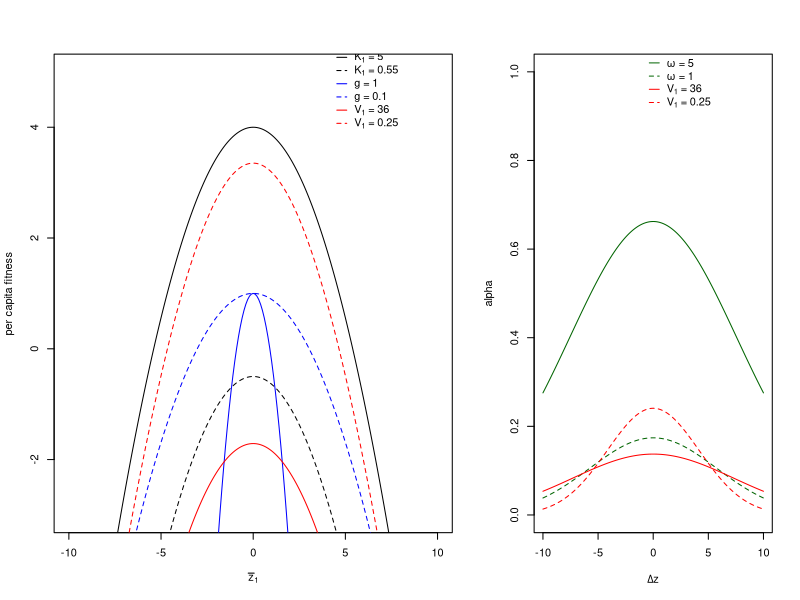

Generate this figure with R:
#Manuscript Figure 1 

# Define the function
r. <- function(z1, pars){
    # read in the parameters
    sigma1 <- pars$sigma1
    sigma2 <- pars$sigma2
    w <- pars$w
    K1 <- pars$K1
    K2 <- pars$K2
    theta1 <- pars$theta1
    theta2 <- pars$theta2

    # Calculations
    n.EQ1 <- 0 # We want this one to be zero
    n.EQ2 <- sqrt(1 + 2*sigma2^2/w^2)*(K2 - (1/theta2)*sigma2^2)
    Omega. <- sqrt(w^2 + sigma1^2 + sigma2^2) 

    dz <- z1-0
    b1 <- K1 - (z1^2 + sigma1^2)/theta1
    alpha1.0 <- 1*w/sqrt(sigma1^2+sigma1^2+w^2)
    alpha.inter <- exp(-dz^2/(2*(sigma1^2+sigma2^2+w^2)))*w/sqrt(sigma1^2+sigma2^2+w^2) 

    out. <- b1 - alpha1.0*n.EQ1 - alpha.inter*n.EQ2
    return(out.)
}


## Setting the parameters
w <- 1 ## competition width
theta1 <- 8 ## width of intrinsic growth function = 1/g
theta2 <- 8
K1 <- 2 #** increase K
K2 <- 1 ## vector of intrinsic growth potentials
sigma1 <- 4 ## vector of species trait standard deviations
sigma2 <- 4

z1. <- seq(-10, 10, by = 0.1)

#fitness function across z

#for high/low K
sigma1 < sqrt(5*theta1) #check species can persist alone
sigma2 < sqrt(K2*theta2)

pars.KH <- list(w = w, K1 = 5, K2 = K2, sigma1 = sigma1, sigma2 = sigma2, theta1 = theta1, theta2 = theta2)

pars.KL <- list(w = w, K1 = 0.5, K2 = K2, sigma1 = sigma1, sigma2 = sigma2, theta1 = theta1, theta2 = theta2)

#for high/low g = 1/theta
sigma1 < sqrt(K1*10) #check species can persist alone

pars.gH <- list(w = w, K1 = K1, K2 = K2, sigma1 = sigma1, sigma2 = sigma2, theta1 = 1, theta2 = 1)

pars.gL <- list(w = w, K1 = K1, K2 = K2, sigma1 = sigma1, sigma2 = sigma2, theta1 = 10, theta2 = 10)

#for high/low V = sigma^2
pars.VH <- list(w = w, K1 = K1, K2 = K2, sigma1 = 6, sigma2 = sigma2, theta1 = theta1, theta2 = theta2)

pars.VL <- list(w = w, K1 = K1, K2 = K2, sigma1 = 0.5, sigma2 = sigma2, theta1 = theta1, theta2 = theta2)



#alpha function across z

# Define the function
a. <- function(z1, pars){
    # read in the parameters
    sigma1 <- pars$sigma1
    sigma2 <- pars$sigma2
    w <- pars$w
    K1 <- pars$K1
    K2 <- pars$K2
    theta1 <- pars$theta1
    theta2 <- pars$theta2

    # Calculations
    n.EQ1 <- 0 # We want this one to be zero
    n.EQ2 <- sqrt(1 + 2*sigma2^2/w^2)*(K2 - (1/theta2)*sigma2^2)
    Omega. <- sqrt(w^2 + sigma1^2 + sigma2^2) 

    dz <- z1-0
    b1 <- K1 - (z1^2 + sigma1^2)/theta1
    alpha1.0 <- 1*w/sqrt(sigma1^2+sigma1^2+w^2)
    alpha.inter <- exp(-dz^2/(2*(sigma1^2+sigma2^2+w^2)))*w/sqrt(sigma1^2+sigma2^2+w^2)
    return(alpha.inter)
}

#for high/low w
pars.wH <- list(w = 5, K1 = K1, K2 = K2, sigma1 = sigma1, sigma2 = sigma2, theta1 = theta1, theta2 = theta2)

pars.wL <- list(w = 1, K1 = K1, K2 = K2, sigma1 = sigma1, sigma2 = sigma2, theta1 = theta1, theta2 = theta2)

#for high/low V = sigma^2
6 < sqrt(K1*theta1) #check species can persist alone

pars.V1H <- list(w = w, K1 = K1, K2 = K2, sigma1 = 6, sigma2 = sigma2, theta1 = theta1, theta2 = theta2)

pars.V1L <- list(w = w, K1 = K1, K2 = K2, sigma1 = 0.5, sigma2 = sigma2, theta1 = theta1, theta2 = theta2)

### create figure ####
par(mfrow=c(1, 2), mar=c(4,4,2,0), oma=c(1,1,1,1))
pdf(file="Fitness_2_panel.pdf", width=5.5, height=3.5)
layout(matrix(c(1, 1, 1, 2, 2), ncol=5, byrow=TRUE))
plot(z1.,r.(z1 = z1., pars.KH), type = 'l', xlab=expression(bar(z)[1]), ylab="per capita fitness", ylim=c(-3,5))
lines(z1.,r.(z1 = z1., pars.KL), type = 'l',lty ="dashed")
legend(x=4, y=5.5, legend=c(expression(paste(K[1], " = 5")), expression(paste(K[1], " = 0.55")),"g = 1", "g = 0.1",expression(paste(V[1], " = 36")), expression(paste(V[1], " = 0.25"))), col=c("black", "black","blue", "blue", "red", "red"), lty=c(1,2), bty="n",seg.len=1, y.intersp=1, x.intersp=0.75)
lines(z1.,r.(z1 = z1., pars.gH), type = 'l', col="blue")
lines(z1.,r.(z1 = z1., pars.gL), type = 'l', lty ="dashed", col="blue")
lines(z1.,r.(z1 = z1., pars.VH), type = 'l', col = "red")
lines(z1.,r.(z1 = z1., pars.VL), type = 'l', lty ="dashed", col="red")

#alpha panel
plot(z1.,a.(z1 = z1., pars.wH), type = 'l', xlab=expression(paste(Delta, "z")), ylab="alpha", ylim=c(0,1), col="dark green")
lines(z1.,a.(z1 = z1., pars.wL), type = 'l',col="dark green", lty="dashed")
legend(x=-1.25, y=1.05, legend=c(expression(paste(omega," = 5")), expression(paste(omega," = 1")), expression(paste(V[1], " = 36")), expression(paste(V[1], " = 0.25"))), col=c("dark green", "dark green","red", "red"), lty=c(1,2), bty="n",seg.len=1, y.intersp=1, x.intersp=0.75)
lines(z1.,a.(z1 = z1., pars.V1H), type = 'l', ylab="", ylim=c(0,1),col="red")
lines(z1.,a.(z1 = z1., pars.V1L), type = 'l',col="red", lty = "dashed")
dev.off()

